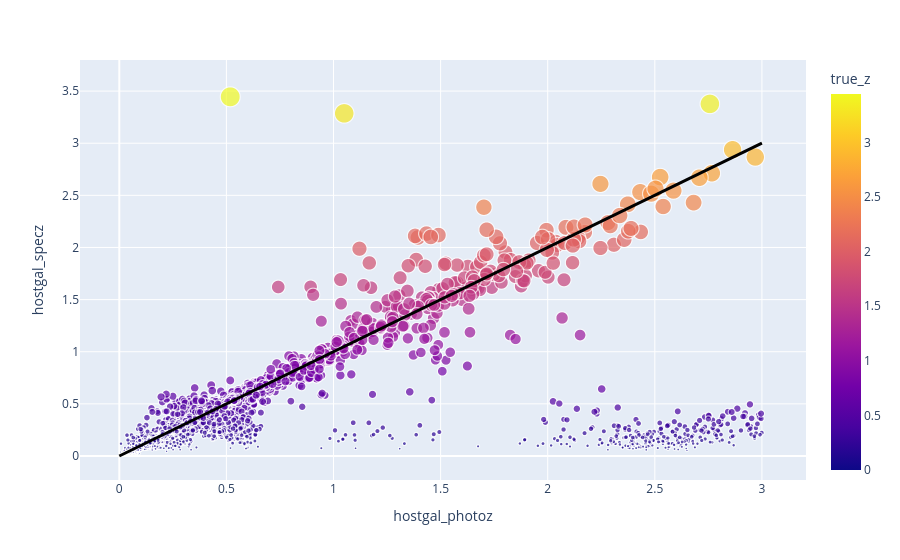

Here is the notebook cell this chart was saved with:
### Markdown cell above
## c) Now add a hover menu that will display some properties of the data as you move over datapoints. You can do this with "hover_name = " and "hover_data = "

### Code cell
encoding = plasticc_tab['true_z']
encoding
fig = px.scatter(plasticc_tab, x = 'hostgal_photoz', y = 'hostgal_specz', size=encoding, color=encoding,
                 hover_name = 'object_id',
                     hover_data = [
                         'hostgal_photoz',
                         'hostgal_specz',
                         'true_z'
                     ])
fig.update_layout(coloraxis_colorbar_title_text = 'true_z')
# Add a custom diagonal line from (0, 0) to (3, 3)
fig.add_shape(type="line", x0=0, y0=0, x1=3, y1=3,
              line=dict(color="Black", width=3))
fig.show()

### Figure 1 — Plotly figure (JSON) as saved in the notebook; plotly's stock layout.template omitted (floating-point values rounded to 4 significant figures; data arrays with more than 128 entries replaced by an {"elided": "..."} marker saying what was removed)
{"data": [{"customdata": {"elided": "7848x1 float values"}, "hovertemplate": "<b>%{hovertext}</b><br><br>hostgal_photoz=%{x}<br>hostgal_specz=%{y}<br>size=%{marker.size}<br>true_z=%{customdata[0]}<br>color=%{marker.color}<extra></extra>", "hovertext": {"elided": "7848 int values"}, "legendgroup": "", "marker": {"color": {"elided": "7848 float values"}, "coloraxis": "coloraxis", "size": {"elided": "7848 float values"}, "sizemode": "area", "sizeref": 0.008608, "symbol": "circle"}, "mode": "markers", "name": "", "showlegend": false, "type": "scattergl", "x": {"elided": "7848 float values"}, "xaxis": "x", "y": {"elided": "7848 float values"}, "yaxis": "y"}], "layout": {"coloraxis": {"colorbar": {"title": {"text": "true_z"}}, "colorscale": [[0, "#0d0887"], [0.1111, "#46039f"], [0.2222, "#7201a8"], [0.3333, "#9c179e"], [0.4444, "#bd3786"], [0.5556, "#d8576b"], [0.6667, "#ed7953"], [0.7778, "#fb9f3a"], [0.8889, "#fdca26"], [1, "#f0f921"]]}, "legend": {"itemsizing": "constant", "tracegroupgap": 0}, "margin": {"t": 60}, "shapes": [{"line": {"color": "Black", "width": 3}, "type": "line", "x0": 0, "x1": 3, "y0": 0, "y1": 3}], "xaxis": {"anchor": "y", "domain": [0, 1], "title": {"text": "hostgal_photoz"}}, "yaxis": {"anchor": "x", "domain": [0, 1], "title": {"text": "hostgal_specz"}}}}
